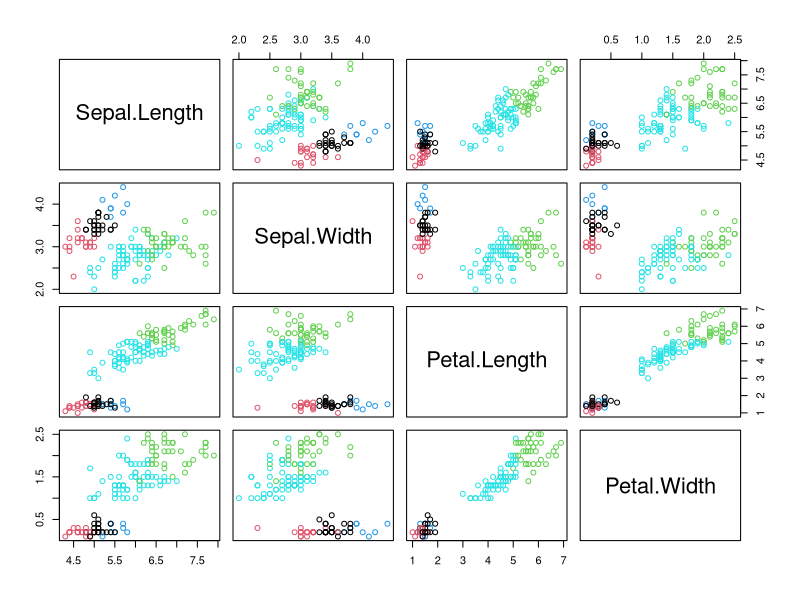
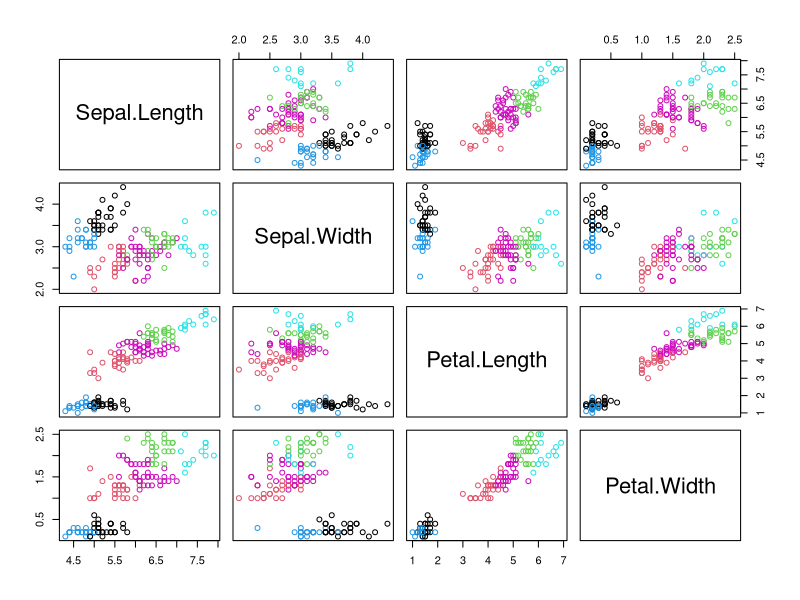
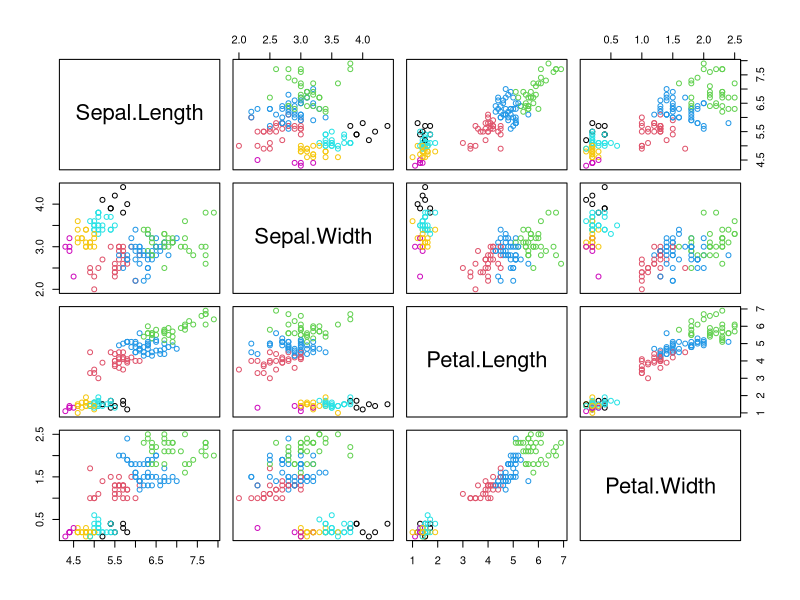
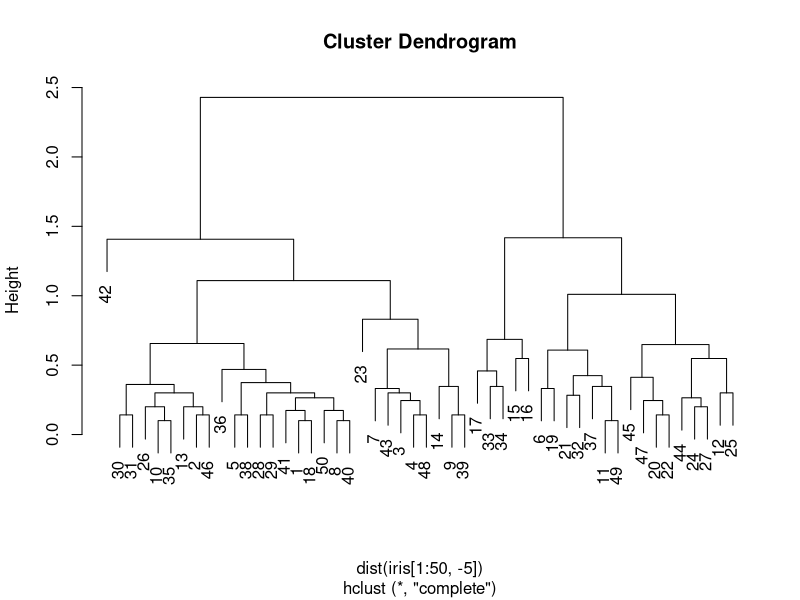
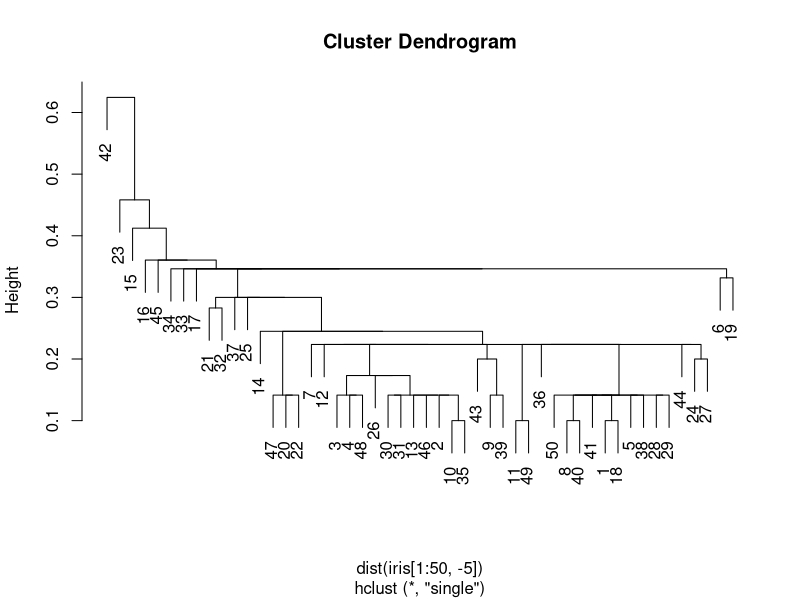
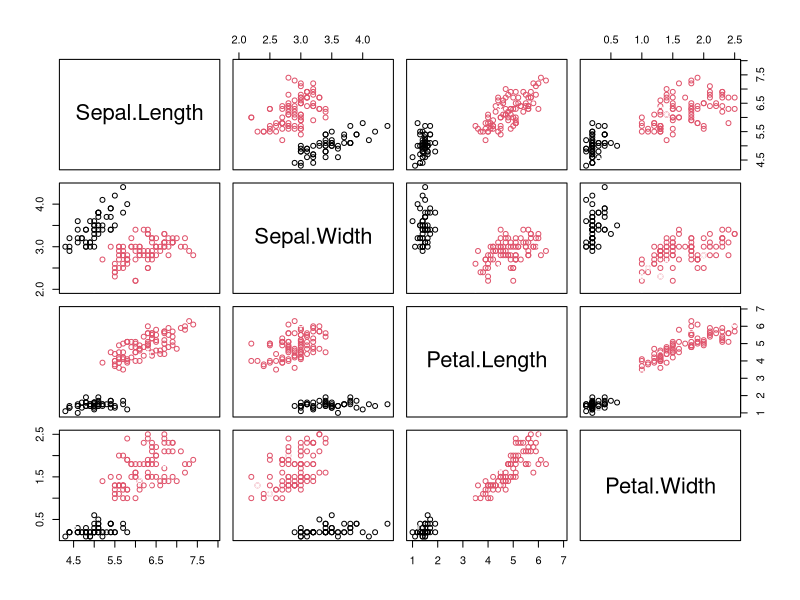

Here is the R script that generated these plots, in order:
library(dbscan)
data(iris)

#kmeans
#centers = 5
k= kmeans(iris[,-5],5)  #kmeans function creates clusters of the data provided and the number of centroids  
cat('SSE of the model with 5 : ',k$tot.withinss,'\n')
plot(iris[,-5],col= k$cluster)  

#centers = 6
k= kmeans(iris[,-5],6)  #kmeans function creates clusters of the data provided and the number of centroids  
cat('SSE of the model with 6 : ',k$tot.withinss,'\n')
plot(iris[,-5],col= k$cluster)  


#centers = 7
k= kmeans(iris[,-5],7)  #kmeans function creates clusters of the data provided and the number of centroids  
cat('SSE of the model with 7 : ',k$tot.withinss,'\n')
plot(iris[,-5],col= k$cluster)  

#hierarchical method
h1 = hclust(dist(iris[1:50,-5]),method = 'complete') #Produces the hierarchical clusters of the data on the basis of their minimum distance
h2 = hclust(dist(iris[1:50,-5]),method = 'single') #Produces the hierarchical clusters of the data on the basis of the minimum distance distance
plot(h1)
plot(h2)

#DBscan method
db =  dbscan(iris[,-5], eps = .5, minPts = 5) #It produces density based clustering where radius is .5 and minimum closest points are 5
plot(iris[,-5],col=db$cluster)
